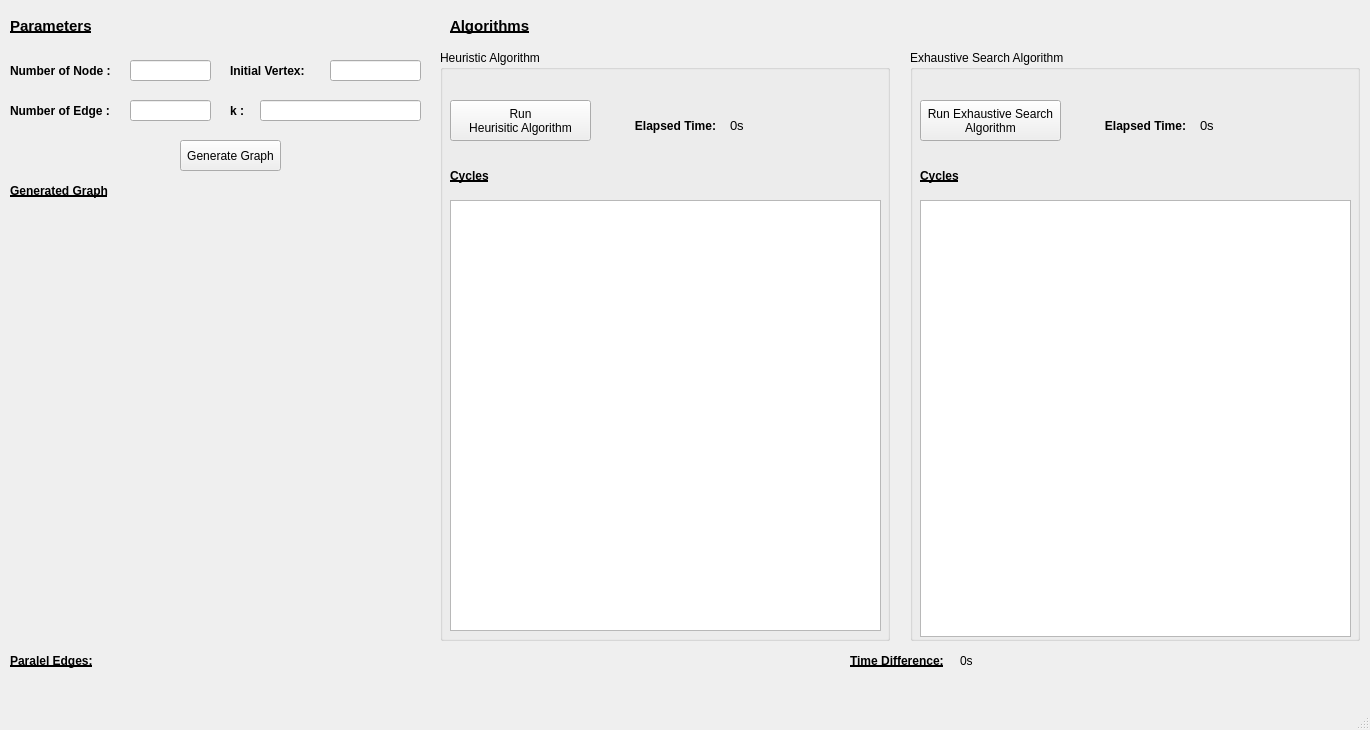
<?xml version="1.0" encoding="UTF-8"?>
<ui version="4.0">
 <class>label_initial_vertex</class>
 <widget class="QMainWindow" name="label_initial_vertex">
  <property name="geometry">
   <rect>
    <x>0</x>
    <y>0</y>
    <width>1370</width>
    <height>730</height>
   </rect>
  </property>
  <property name="windowTitle">
   <string>Minimum k-Chinese Postman Problem</string>
  </property>
  <property name="windowIcon">
   <iconset>
    <normaloff>../gui/logo.jpg</normaloff>../gui/logo.jpg</iconset>
  </property>
  <property name="iconSize">
   <size>
    <width>30</width>
    <height>30</height>
   </size>
  </property>
  <widget class="QWidget" name="centralwidget">
   <widget class="QPushButton" name="btn_generate_graph">
    <property name="geometry">
     <rect>
      <x>180</x>
      <y>140</y>
      <width>101</width>
      <height>31</height>
     </rect>
    </property>
    <property name="text">
     <string>Generate Graph</string>
    </property>
   </widget>
   <widget class="QLineEdit" name="txt_k">
    <property name="geometry">
     <rect>
      <x>260</x>
      <y>100</y>
      <width>161</width>
      <height>21</height>
     </rect>
    </property>
    <property name="text">
     <string/>
    </property>
   </widget>
   <widget class="QLabel" name="label">
    <property name="geometry">
     <rect>
      <x>10</x>
      <y>10</y>
      <width>91</width>
      <height>31</height>
     </rect>
    </property>
    <property name="font">
     <font>
      <pointsize>11</pointsize>
      <weight>75</weight>
      <bold>true</bold>
      <underline>true</underline>
     </font>
    </property>
    <property name="text">
     <string>Parameters</string>
    </property>
   </widget>
   <widget class="QLabel" name="label_2">
    <property name="geometry">
     <rect>
      <x>230</x>
      <y>100</y>
      <width>21</width>
      <height>21</height>
     </rect>
    </property>
    <property name="font">
     <font>
      <pointsize>9</pointsize>
      <weight>75</weight>
      <bold>true</bold>
     </font>
    </property>
    <property name="text">
     <string>k :</string>
    </property>
   </widget>
   <widget class="QLineEdit" name="txt_initial_vertex">
    <property name="geometry">
     <rect>
      <x>330</x>
      <y>60</y>
      <width>91</width>
      <height>21</height>
     </rect>
    </property>
    <property name="text">
     <string/>
    </property>
   </widget>
   <widget class="QLabel" name="label_3">
    <property name="geometry">
     <rect>
      <x>230</x>
      <y>60</y>
      <width>91</width>
      <height>21</height>
     </rect>
    </property>
    <property name="font">
     <font>
      <pointsize>9</pointsize>
      <weight>75</weight>
      <bold>true</bold>
     </font>
    </property>
    <property name="text">
     <string>Initial Vertex:</string>
    </property>
   </widget>
   <widget class="QLabel" name="label_4">
    <property name="geometry">
     <rect>
      <x>10</x>
      <y>100</y>
      <width>111</width>
      <height>21</height>
     </rect>
    </property>
    <property name="font">
     <font>
      <pointsize>9</pointsize>
      <weight>75</weight>
      <bold>true</bold>
     </font>
    </property>
    <property name="text">
     <string>Number of Edge :</string>
    </property>
   </widget>
   <widget class="QLineEdit" name="txt_numberof_edge">
    <property name="geometry">
     <rect>
      <x>130</x>
      <y>100</y>
      <width>81</width>
      <height>21</height>
     </rect>
    </property>
    <property name="text">
     <string/>
    </property>
   </widget>
   <widget class="QLineEdit" name="txt_numberof_node">
    <property name="geometry">
     <rect>
      <x>130</x>
      <y>60</y>
      <width>81</width>
      <height>21</height>
     </rect>
    </property>
    <property name="text">
     <string/>
    </property>
   </widget>
   <widget class="QLabel" name="label_node">
    <property name="geometry">
     <rect>
      <x>10</x>
      <y>60</y>
      <width>111</width>
      <height>21</height>
     </rect>
    </property>
    <property name="font">
     <font>
      <pointsize>9</pointsize>
      <weight>75</weight>
      <bold>true</bold>
     </font>
    </property>
    <property name="text">
     <string>Number of Node :</string>
    </property>
   </widget>
   <widget class="QLabel" name="label_6">
    <property name="geometry">
     <rect>
      <x>450</x>
      <y>10</y>
      <width>91</width>
      <height>31</height>
     </rect>
    </property>
    <property name="font">
     <font>
      <pointsize>11</pointsize>
      <weight>75</weight>
      <bold>true</bold>
      <underline>true</underline>
     </font>
    </property>
    <property name="text">
     <string>Algorithms</string>
    </property>
   </widget>
   <widget class="QLabel" name="graph_image">
    <property name="geometry">
     <rect>
      <x>10</x>
      <y>210</y>
      <width>421</width>
      <height>431</height>
     </rect>
    </property>
    <property name="text">
     <string/>
    </property>
   </widget>
   <widget class="QGroupBox" name="groupBox">
    <property name="geometry">
     <rect>
      <x>440</x>
      <y>50</y>
      <width>450</width>
      <height>591</height>
     </rect>
    </property>
    <property name="font">
     <font>
      <pointsize>9</pointsize>
      <weight>50</weight>
      <bold>false</bold>
     </font>
    </property>
    <property name="title">
     <string>Heuristic Algorithm</string>
    </property>
    <widget class="QPushButton" name="btn_run_heuristic">
     <property name="geometry">
      <rect>
       <x>10</x>
       <y>50</y>
       <width>141</width>
       <height>41</height>
      </rect>
     </property>
     <property name="text">
      <string>Run 
Heurisitic Algorithm</string>
     </property>
    </widget>
    <widget class="QTextEdit" name="cycles_heuristic">
     <property name="enabled">
      <bool>true</bool>
     </property>
     <property name="geometry">
      <rect>
       <x>10</x>
       <y>150</y>
       <width>431</width>
       <height>431</height>
      </rect>
     </property>
     <property name="readOnly">
      <bool>true</bool>
     </property>
     <property name="placeholderText">
      <string/>
     </property>
    </widget>
    <widget class="QLabel" name="label_8">
     <property name="geometry">
      <rect>
       <x>10</x>
       <y>110</y>
       <width>91</width>
       <height>31</height>
      </rect>
     </property>
     <property name="font">
      <font>
       <pointsize>9</pointsize>
       <weight>75</weight>
       <bold>true</bold>
       <underline>true</underline>
      </font>
     </property>
     <property name="text">
      <string>Cycles</string>
     </property>
    </widget>
    <widget class="QLabel" name="label_10">
     <property name="geometry">
      <rect>
       <x>190</x>
       <y>60</y>
       <width>91</width>
       <height>31</height>
      </rect>
     </property>
     <property name="font">
      <font>
       <pointsize>9</pointsize>
       <weight>75</weight>
       <bold>true</bold>
       <underline>false</underline>
      </font>
     </property>
     <property name="text">
      <string>Elapsed Time:</string>
     </property>
     <property name="alignment">
      <set>Qt::AlignCenter</set>
     </property>
    </widget>
    <widget class="QLabel" name="time_heuristic">
     <property name="geometry">
      <rect>
       <x>290</x>
       <y>60</y>
       <width>151</width>
       <height>31</height>
      </rect>
     </property>
     <property name="font">
      <font>
       <pointsize>10</pointsize>
       <weight>50</weight>
       <bold>false</bold>
      </font>
     </property>
     <property name="text">
      <string>0s</string>
     </property>
     <property name="alignment">
      <set>Qt::AlignLeading|Qt::AlignLeft|Qt::AlignVCenter</set>
     </property>
    </widget>
   </widget>
   <widget class="QGroupBox" name="groupBox_2">
    <property name="geometry">
     <rect>
      <x>910</x>
      <y>50</y>
      <width>450</width>
      <height>591</height>
     </rect>
    </property>
    <property name="font">
     <font>
      <pointsize>9</pointsize>
      <weight>50</weight>
      <bold>false</bold>
     </font>
    </property>
    <property name="title">
     <string>Exhaustive Search Algorithm</string>
    </property>
    <widget class="QPushButton" name="btn_run_exhaustive">
     <property name="geometry">
      <rect>
       <x>10</x>
       <y>50</y>
       <width>141</width>
       <height>41</height>
      </rect>
     </property>
     <property name="text">
      <string>Run Exhaustive Search 
Algorithm</string>
     </property>
    </widget>
    <widget class="QTextEdit" name="cycles_exhaustive">
     <property name="geometry">
      <rect>
       <x>10</x>
       <y>150</y>
       <width>431</width>
       <height>437</height>
      </rect>
     </property>
     <property name="readOnly">
      <bool>true</bool>
     </property>
    </widget>
    <widget class="QLabel" name="label_9">
     <property name="geometry">
      <rect>
       <x>10</x>
       <y>110</y>
       <width>91</width>
       <height>31</height>
      </rect>
     </property>
     <property name="font">
      <font>
       <pointsize>9</pointsize>
       <weight>75</weight>
       <bold>true</bold>
       <underline>true</underline>
      </font>
     </property>
     <property name="text">
      <string>Cycles</string>
     </property>
    </widget>
    <widget class="QLabel" name="label_11">
     <property name="geometry">
      <rect>
       <x>190</x>
       <y>60</y>
       <width>91</width>
       <height>31</height>
      </rect>
     </property>
     <property name="font">
      <font>
       <pointsize>9</pointsize>
       <weight>75</weight>
       <bold>true</bold>
       <underline>false</underline>
      </font>
     </property>
     <property name="text">
      <string>Elapsed Time:</string>
     </property>
     <property name="alignment">
      <set>Qt::AlignCenter</set>
     </property>
    </widget>
    <widget class="QLabel" name="time_exhaustive">
     <property name="geometry">
      <rect>
       <x>290</x>
       <y>60</y>
       <width>151</width>
       <height>31</height>
      </rect>
     </property>
     <property name="font">
      <font>
       <pointsize>10</pointsize>
       <weight>50</weight>
       <bold>false</bold>
      </font>
     </property>
     <property name="text">
      <string>0s</string>
     </property>
     <property name="alignment">
      <set>Qt::AlignLeading|Qt::AlignLeft|Qt::AlignVCenter</set>
     </property>
    </widget>
   </widget>
   <widget class="QLabel" name="label_14">
    <property name="geometry">
     <rect>
      <x>10</x>
      <y>180</y>
      <width>121</width>
      <height>21</height>
     </rect>
    </property>
    <property name="font">
     <font>
      <pointsize>9</pointsize>
      <weight>75</weight>
      <bold>true</bold>
      <underline>true</underline>
     </font>
    </property>
    <property name="text">
     <string>Generated Graph</string>
    </property>
   </widget>
   <widget class="QLabel" name="label_15">
    <property name="geometry">
     <rect>
      <x>10</x>
      <y>650</y>
      <width>91</width>
      <height>21</height>
     </rect>
    </property>
    <property name="font">
     <font>
      <pointsize>9</pointsize>
      <weight>75</weight>
      <bold>true</bold>
      <underline>true</underline>
     </font>
    </property>
    <property name="text">
     <string>Paralel Edges:</string>
    </property>
   </widget>
   <widget class="QLabel" name="paralel_edges">
    <property name="geometry">
     <rect>
      <x>100</x>
      <y>650</y>
      <width>731</width>
      <height>21</height>
     </rect>
    </property>
    <property name="font">
     <font>
      <pointsize>9</pointsize>
      <weight>50</weight>
      <bold>false</bold>
     </font>
    </property>
    <property name="text">
     <string/>
    </property>
   </widget>
   <widget class="QLabel" name="label_16">
    <property name="geometry">
     <rect>
      <x>850</x>
      <y>650</y>
      <width>101</width>
      <height>21</height>
     </rect>
    </property>
    <property name="font">
     <font>
      <pointsize>9</pointsize>
      <weight>75</weight>
      <bold>true</bold>
      <underline>true</underline>
     </font>
    </property>
    <property name="text">
     <string>Time Difference:</string>
    </property>
   </widget>
   <widget class="QLabel" name="time_diff">
    <property name="geometry">
     <rect>
      <x>960</x>
      <y>651</y>
      <width>381</width>
      <height>20</height>
     </rect>
    </property>
    <property name="font">
     <font>
      <pointsize>9</pointsize>
      <weight>50</weight>
      <bold>false</bold>
     </font>
    </property>
    <property name="text">
     <string>0s</string>
    </property>
   </widget>
  </widget>
  <widget class="QMenuBar" name="menubar">
   <property name="geometry">
    <rect>
     <x>0</x>
     <y>0</y>
     <width>1370</width>
     <height>21</height>
    </rect>
   </property>
  </widget>
  <widget class="QStatusBar" name="statusbar"/>
 </widget>
 <resources/>
 <connections/>
</ui>
